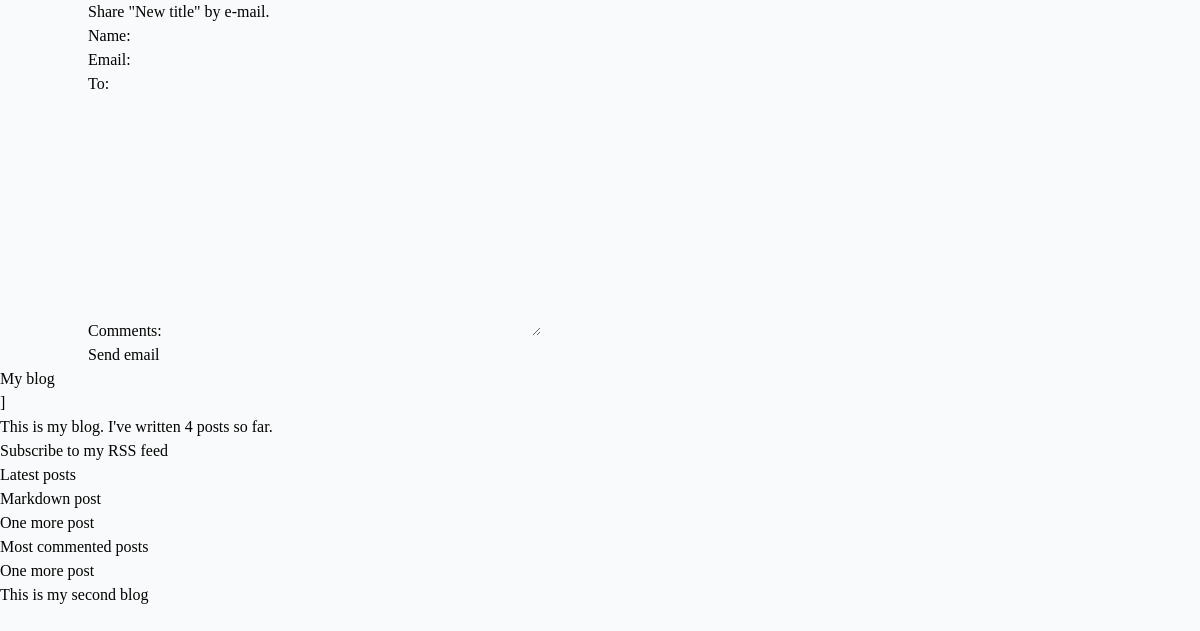
/blog/2/share/, run on the app's committed database.
### blog/models.py (models this page shows, shortened)
class Post(models.Model):
    class Status(models.TextChoices):
        DRAFT = 'DF', 'Draft'
        PUBLISHED = 'PB', 'Published'
    title = models.CharField(max_length=250)
    slug = models.SlugField(
        max_length=250,
        unique_for_date='publish')
    author = models.ForeignKey(
        settings.AUTH_USER_MODEL,
        on_delete=models.CASCADE,
        related_name='blog_posts'
    )
    body = models.TextField()
    publish = models.DateTimeField(default=timezone.now)
    created = models.DateTimeField(auto_now_add=True)
    updated = models.DateTimeField(auto_now_add=True)
    status = models.CharField(
        max_length=2,
        choices=Status,
        default=Status.DRAFT
    )
    objects = models.Manager()
    published = PublishedManager()
    draft = DraftManager()
    class Meta:
        ordering = ['-publish']
        indexes = [
            models.Index(fields=['-publish']),
        ]
    def get_absolute_url(self):
        return reverse(
            "blog:post_detail",
            args=[
                self.publish.year,
                self.publish.month,
                self.publish.day,
                self.slug
            ]
        )
    tags = TaggableManager()

### blog/views.py (the view)
# urls.py: path('<int:post_id>/share/', views.post_share, name='post_share'),
def post_share(request, post_id):
    post = get_object_or_404(
        Post,
        id=post_id,
        status=Post.Status.PUBLISHED
    )
    sent = False
    if request.method == 'POST':
        form = EmailPostForm(request.POST)
        if form.is_valid():
            cd = form.cleaned_data
            post_url = request.build_absolute_uri(
                post.get_absolute_url()
            )
            subject = (
                f"{cd['name']} ({cd['email']})"
                f"recommends you read {post.title}"
            )
            message = (
                f"Read {post.title} at {post_url}\n\n"
                f"{cd['name']}\'s comments: {cd['comments']}"
            )
            send_mail(
                subject=subject,
                message=message,
                from_email=None,
                recipient_list=[cd['to']]
            )
            sent = True
    else:
        form = EmailPostForm()
    return render(
        request,
        'blog/post/share.html',
        context={
            'post': post,
            'form': form,
            'sent': sent
        }
    )

### blog/forms.py
class EmailPostForm(forms.Form):
    name = forms.CharField(max_length=25)
    email = forms.EmailField()
    to = forms.EmailField()
    comments = forms.CharField(
        required=False,
        widget=forms.Textarea
    )

### blog/models.py (called while the page is built)
    def get_queryset(self):
        return super().get_queryset().filter(status=Post.Status.PUBLISHED)

### blog/templatetags/blog_tags.py (called while the page is built)
@register.simple_tag
def total_posts():
    return Post.published.count()

@register.inclusion_tag('blog/post/latest_posts.html')
def show_latest_posts(count=5):
    latest_posts = Post.published.order_by('-publish')[:count]
    return {'latest_posts': latest_posts}

@register.simple_tag
def most_commented_posts(count=2):
    return Post.published.annotate(
        total_comments=Count('comments')
    ).order_by('-total_comments')[:count]

### blog/templates/blog/post/share.html (shortened to what this page needs)
{% extends 'blog/base.html' %}
{% block content %}
    {% if sent %}
        <h1>E-mail successfully sent</h1>
        <p>
            "{{ post.title }}" was successfully sent to {{ form.cleaned_data.to }}.
        </p>
    {% else %}
        <h1>Share "{{ post.title }}" by e-mail.</h1>
        <form method="post">
            {{ form.as_p }}
                <input type="submit" value="Send email">
        </form>
    {% endif %}
{% endblock %}

### blog/templates/blog/base.html (shortened to what this page needs)
{% load blog_tags %}
{% load static tailwind_tags %}
<!DOCTYPE html>
<html lang="en">
<head>
    {% tailwind_css %}
</head>
<body class="bg-gray-50 text-black font-serif leading-normal tracking-normal">
    <div class="container mx-auto">
        {% block content %}{% endblock %}
    </div>
    <div>
        <h2>My blog</h2>]
        <p>This is my blog.
        I've written {% total_posts %} posts so far.
        </p>
        <p>
            <a href="{% url "blog:post_feed" %}">
                Subscribe to my RSS feed
            </a>
        </p>
        <h3>Latest posts</h3>
        {% show_latest_posts 2 %}
        <h3>Most commented posts</h3>
        {% most_commented_posts as most_comments %}
        <ul>
            {% for post in most_comments %}
            <li>
                <a href="{{ post.get_absolute_url }}">{{ post.title }}</a>
            </li>
            {% endfor %}
        </ul>
    </div>
</body>
</html>

### blog/templates/blog/post/latest_posts.html
<ul>
    {% for post in latest_posts %}
        <li>
            <a href="{{ post.get_absolute_url }}">{{ post.title }}</a>
        </li>
    {% endfor %}
</ul>

### data on the page
Post: title "New title"
Post: title "Markdown post"
Post: title "One more post"
Post: title "This is my second blog"
